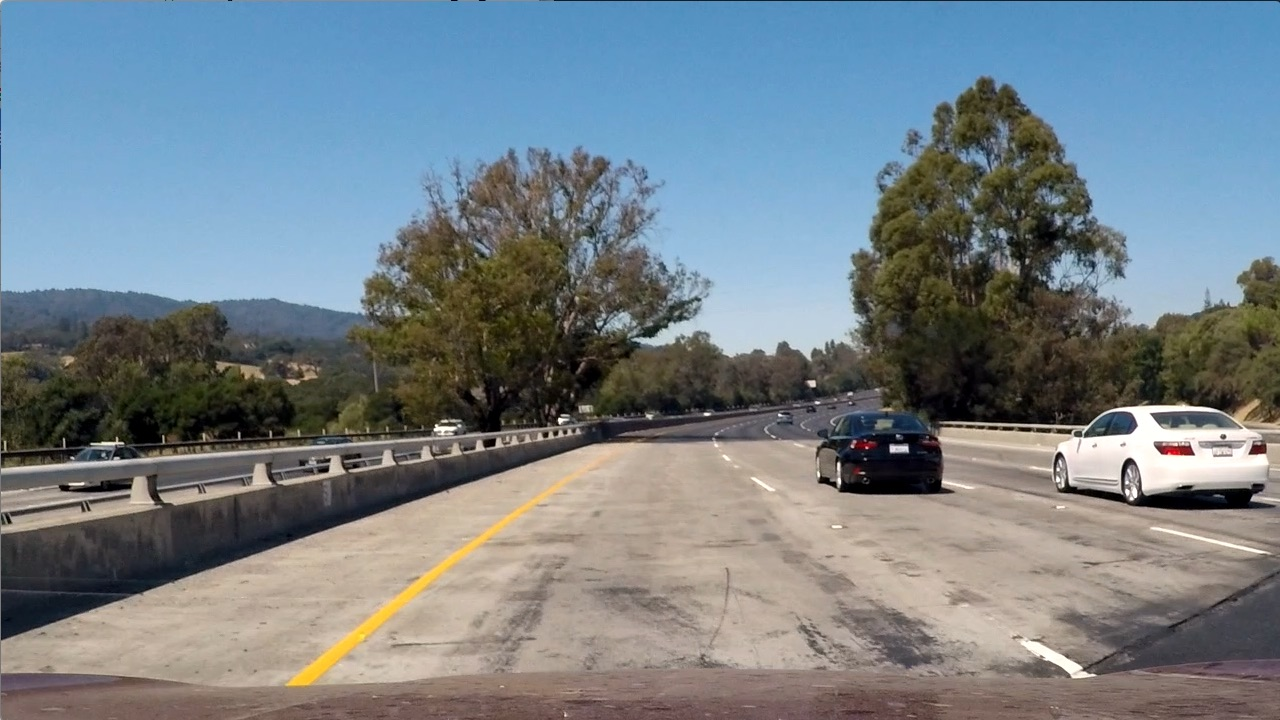
#> input picture test_images/test1.jpg, 1280 x 720 px; its folder holds only this picture in this run
$ jupyter execute --allow-errors image_gen-final.py.ipynb   (shell and % lines are left out)   (older library calls are emulated)
#> lines starting #> are read from the running program, lines starting #| are printed output that depends on the picture; after the words box and inside, x2 and y2 are one past the last pixel; in counts of white or black regions, pixels touching at a corner belong together
[cell 1]
## importing jupyter notebook as a module: https://stackoverflow.com/questions/20186344/ipynb-import-another-ipynb-file
import numpy as np
import cv2
import pickle
import glob

[cell 2]
# https://wayhome25.github.io/cs/2017/04/04/cs-04/
# https://stackoverflow.com/questions/13906623/using-pickle-dump-typeerror-must-be-str-not-bytes
'''
def pickle_dump(dict_name,file_name):
    f = open(file_name,'wb')
    pickle.dump(dict_name,f)
    f.close()

import pickle
mailbox = {'sarah':'lee','seok':'lee'}
pickle_dump(mailbox,'dict.txt')

'''

dist_pickle = pickle.load(open('calibration_pickle.p','rb'))
#> (reads calibration_pickle.p from the repository)
#> further down, img is the input picture: shape (720, 1280, 3); mean B, G, R 135.5, 128.7, 117.5

[cell 3]
# checking data type and the contents of data
print(dist_pickle)
type(dist_pickle)

[cell 4]
# how to extract data from dict data type in python:
# https://stackoverflow.com/questions/5404665/accessing-elements-of-python-dictionary-by-index
mtx = dist_pickle['mtx']
dist = dist_pickle['dist']

[cell 5]
# play list number 14:27
# https://www.youtube.com/watch?v=vWY8YUayf9Q&feature=youtu.be

[cell 6]
# https://classroom.udacity.com/nanodegrees/nd013-ent/parts/f114da49-70ce-4ebe-b88c-e0ab576aed25/modules/37588c52-f496-4568-898e-651cbd0e8fc1/lessons/4883b3e6-1679-48d3-8fa3-b5893659d657/concepts/e6115672-155d-4c10-b640-fe20a4f4b0a6
# sobel extraction:
'''
https://blog.naver.com/roboholic84/220482877717
https://iskim3068.tistory.com/49 # sobel,kenny, prewitt, robert, etc.
https://076923.github.io/posts/Python-opencv-14/


sobel = cv2.Sobel(gray, cv2.CV_8U, 1, 0, 3)
cv2.Sobel(grayscale image, accuracy, x direction derivative, y direction derivative, kernel size)
cv2.Sobel(그레이스케일 이미지, 정밀도, x방향 미분, y방향 미분, 커널, 배율, 델타, 픽셀 외삽법)를 이용하여 가장자리 검출을 적용합니다.

정밀도는 결과 이미지의 이미지 정밀도를 의미합니다. 정밀도에 따라 결과물이 달라질 수 있습니다.

x 방향 미분은 이미지에서 x 방향으로 미분할 값을 설정합니다.

y 방향 미분은 이미지에서 y 방향으로 미분할 값을 설정합니다.

커널은 소벨 커널의 크기를 설정합니다. 1, 3, 5, 7의 값을 사용합니다.

배율은 계산된 미분 값에 대한 배율값입니다.

'''
def abs_sobel_thresh(img,orient='x',sobel_kernel=3,thresh=(0,255)):
    # calculate directional gradient
    gray = cv2.cvtColor(img,cv2.COLOR_RGB2GRAY)
    if orient =='x':
        abs_sobel = np.absolute(cv2.Sobel(gray,cv2.CV_64F,1,0,ksize = sobel_kernel))
    if orient == 'y':
        abs_sobel = np.absolute(cv2.Sobel(gray,cv2.CV_64F,0,1,ksize = sobel_kernel))
# normalization
    scaled_sobel = np.uint8(255*abs_sobel/np.max(abs_sobel))
# numpy.zeros_like is the same as zeros in matlab: https://www.geeksforgeeks.org/numpy-zeros_like-python/
    binary_output = np.zeros_like(scaled_sobel)
# if scaled_sobel>=0 and scaled_sobel<=255, then set to 1
    binary_output[(scaled_sobel>=thresh[0])&(scaled_sobel<=thresh[1])] = 1
    return binary_output

[cell 7]
# maginitude based gradient check
# https://classroom.udacity.com/nanodegrees/nd013-ent/parts/f114da49-70ce-4ebe-b88c-e0ab576aed25/modules/37588c52-f496-4568-898e-651cbd0e8fc1/lessons/4883b3e6-1679-48d3-8fa3-b5893659d657/concepts/78be8208-1af0-4cb4-8a60-2d904b696449

def mag_thresh(image,sobel_kernel = 3,mag_thresh =(0,255)):
    gray = cv2.cvtColor(img,cv2.COLOR_RGB2GRAY)
    sobelx = cv2.Sobel(gray,cv2.CV_64F,1,0,ksize = sobel_kernel)
    sobely = cv2.Sobel(gray,cv2.CV_64F,0,1,ksize = sobel_kernel)
    gradmag = np.sqrt(sobelx**2,sobely**2)
    scale_factor = np.max(gradmag)/255
    gradmag = (gradmag/scale_factor).astype(np.uint8)
    binary_output = np.zeros_like(gradmag)
    binary_output[(gradmag >= mag_thresh[0]) & (gradmag <= mag_thresh[1])] = 1
    return binary_output

[cell 8]
# directional gradient check:
# https://classroom.udacity.com/nanodegrees/nd013-ent/parts/f114da49-70ce-4ebe-b88c-e0ab576aed25/modules/37588c52-f496-4568-898e-651cbd0e8fc1/lessons/4883b3e6-1679-48d3-8fa3-b5893659d657/concepts/d9ad4008-6744-4dc1-803d-e43a67cc050f

def dir_threshold(image, sobel_kernel = 3, thresh = (0,np.pi/2)):
    # calculate gradient direction
    gray = cv2.cvtColor(img,cv2.COLOR_RGB2GRAY)
    sobelx = cv2.Sobel(gray,cv2.CV_64F,1,0,ksize = sobel_kernel)
    sobely = cv2.Sobel(gray,cv2.CV_64F,0,1,ksize = sobel_kernel)
    with np.errstate(divide='ignore',invalid='ignore'):
        absgraddir = np.absolute(np.arctan(sobely/sobelx))
        binary_output = np.zeros_like(absgraddir)
        #apply threshold
        binary_output[(absgraddir >= thresh[0])&(absgraddir <= thresh[1])]=1
    return binary_output

[cell 9]
## colar threshold:
## https://classroom.udacity.com/nanodegrees/nd013-ent/parts/f114da49-70ce-4ebe-b88c-e0ab576aed25/modules/37588c52-f496-4568-898e-651cbd0e8fc1/lessons/4883b3e6-1679-48d3-8fa3-b5893659d657/concepts/d7542ed8-36ce-4407-bd0a-4a38d17d2325

def color_threshold(image,sthresh = (0,255),vthresh = (0,255)):
    hls = cv2.cvtColor(image,cv2.COLOR_RGB2HLS)
    s_channel = hls[:,:,2]
    s_binary = np.zeros_like(s_channel)
    s_binary[(s_channel >= sthresh[0])&(s_channel <= sthresh[1])] = 1

    hsv = cv2.cvtColor(image,cv2.COLOR_RGB2HSV)
    v_channel = hsv[:,:,2]
    v_binary = np.zeros_like(v_channel)
    v_binary[(v_channel >=vthresh[0])&(v_channel <= vthresh[1])] = 1

    output = np.zeros_like(s_channel)
    output[(s_binary ==1)&(v_binary ==1)] = 1
    return output

[cell 10]
def window_mask(width,height,img_ref,center,level):
    output = np.zeros_like(img_ref)
    output[int(img_ref.shape[0]-(level+1)*height):int(img_ref.shape[0]-level*height),max(0,int(center-width)):min(int(center+width),img_ref.shape[1])] = 1
    return output

[cell 11]
## make a list of test images
## https://wikidocs.net/83
'''
import glob
glob.glob('*.*')
['INSTALL.LOG', 'LICENSE.txt', 'NEWS.txt', 'py.ico', 'pyc.ico',
'pycon.ico', 'python.exe', 'pythonw.exe', 'readme.txt',
'UNWISE.EXE', 'w9xpopen.exe']
glob.glob('*.txt')
['LICENSE.txt', 'NEWS.txt', 'readme.txt']

'''

images = glob.glob('test_images/test*.jpg')

#> (a cell that did not finish here is left out)

#> `gradx = abs_sobel_thresh(img, orient = 'x', thresh =(12,255))`:
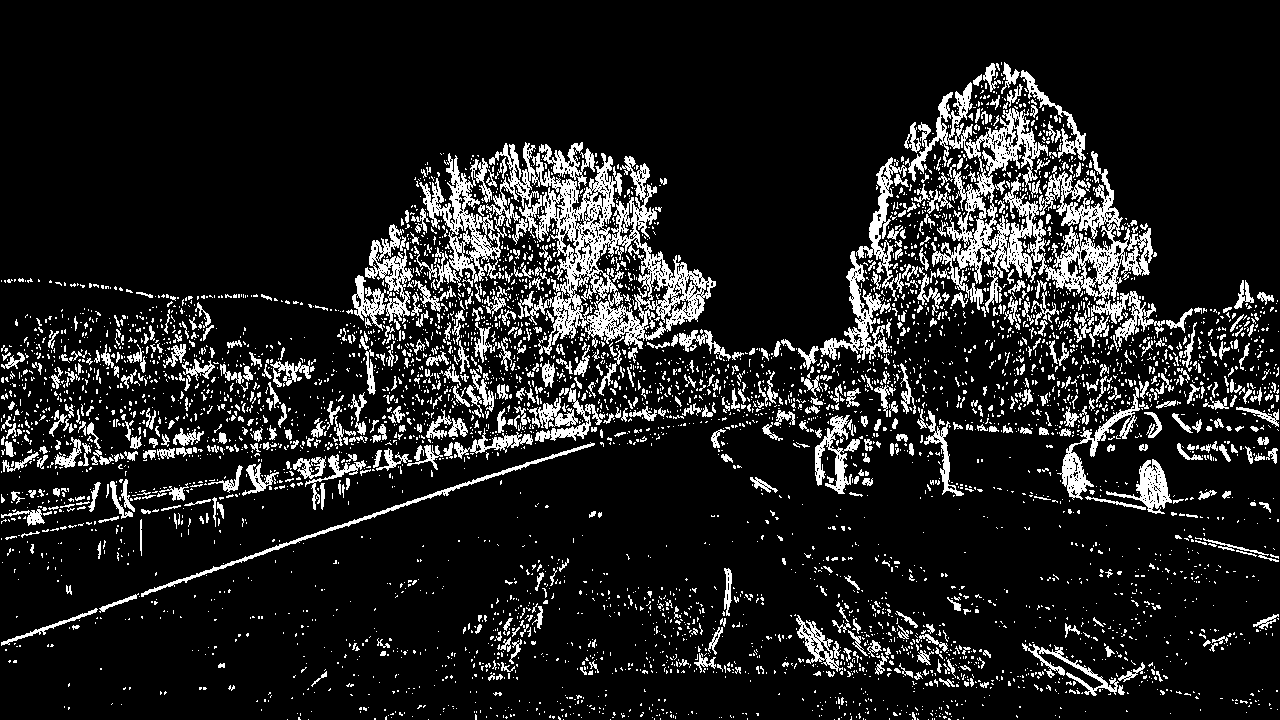
#> gradx: shape (720, 1280); values 0 (black) and 1 (white), 12.7% white in thin lines or dots
    grady = abs_sobel_thresh(img, orient = 'y', thresh =(25,255))
#> `grady = abs_sobel_thresh(img, orient = 'y', thresh =(25,255))`: grady: shape (720, 1280); values 0 (black) and 1 (white), 8.4% white; 3931 white regions (3493 under 20 px), largest, box (x1, y1, x2, y2) and area: (0, 395, 880, 646) 15545, (0, 449, 393, 541) 5691, (931, 400, 1280, 447) 3982
    c_binary = color_threshold(img, sthresh = (100,255), vthresh = (50,255))
#> in color_threshold, `hls = cv2.cvtColor(image,cv2.COLOR_RGB2HLS)`: hls: shape (720, 1280, 3); mean of channels 0, 1, 2 68.6, 128, 74
#> in color_threshold, `hsv = cv2.cvtColor(image,cv2.COLOR_RGB2HSV)`: hsv: shape (720, 1280, 3); mean H, S, V 68.6, 76.4, 150.4
#> `c_binary = color_threshold(img, sthresh = (100,255), vthresh = (50,255))`: c_binary: shape (720, 1280); values 0 (black) and 1 (white), 34.4% white; 521 white regions (441 under 20 px), largest, box (x1, y1, x2, y2) and area: (0, 0, 1280, 312) 289471, (1069, 407, 1280, 495) 7443, (265, 446, 622, 703) 6331
    preprocessImage[((gradx == 1)&(grady == 1)|(c_binary == 1))] = 255

    mag_binary = mag_thresh(img, sobel_kernel=ksize, mag_thresh=(0, 255))
#> in mag_thresh, `sobely = cv2.Sobel(gray,cv2.CV_64F,0,1,ksize = sobel_kernel)`:
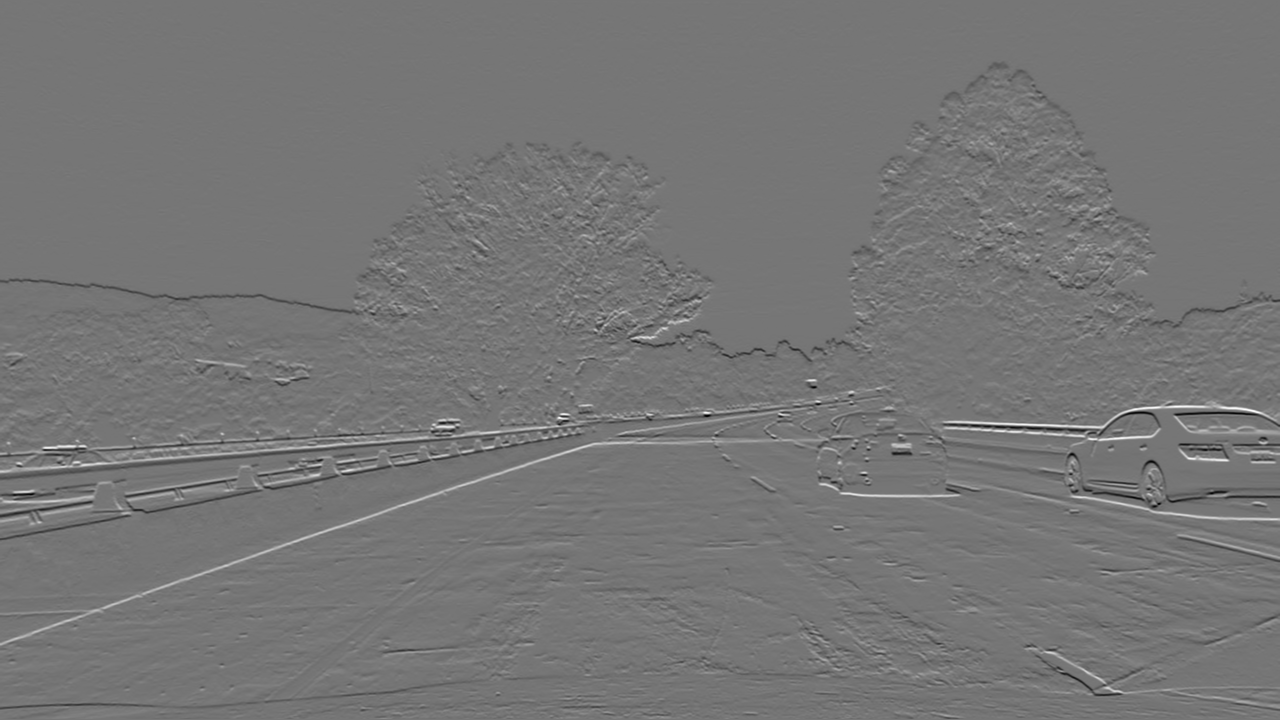
#> sobely: shape (720, 1280) float64; min -686, max 793, mean -0.6; drawn with min black and max white
#> in mag_thresh, `scale_factor = np.max(gradmag)/255`: scale_factor = 3.13
#> `mag_binary = mag_thresh(img, sobel_kernel=ksize, mag_thresh=(0, 255))`: mag_binary: shape (720, 1280); every value is 1
    dir_binary = dir_threshold(img, sobel_kernel=ksize, thresh=(0, np.pi/2))
#> `dir_binary = dir_threshold(img, sobel_kernel=ksize, thresh=(0, np.pi/2))`:
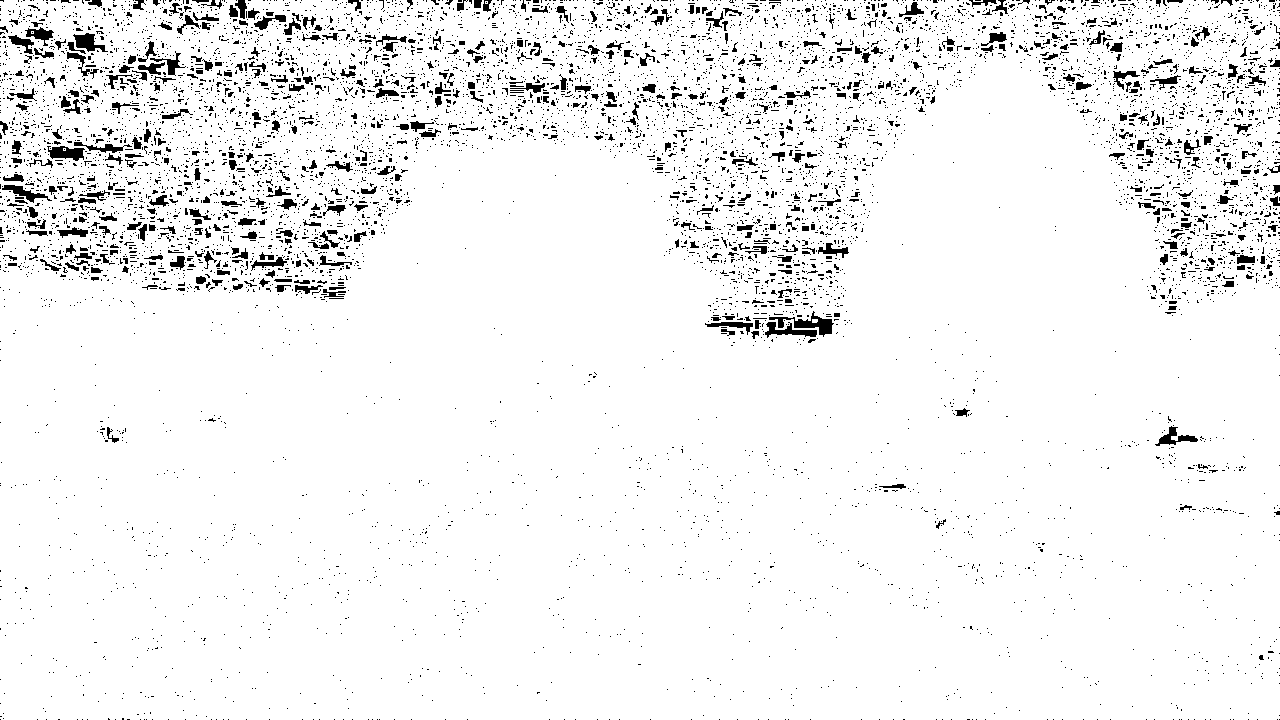
#> dir_binary: shape (720, 1280) float64; values 0 (black) and 1 (white), 94.7% white; 8698 black regions (8171 under 20 px), largest, box (x1, y1, x2, y2) and area: (769, 311, 834, 337) 528, (47, 146, 85, 161) 367, (765, 322, 817, 338) 357
#> `warped = cv2.warpPerspective(preprocessImage, M, img_size, flags=cv2.I..`:
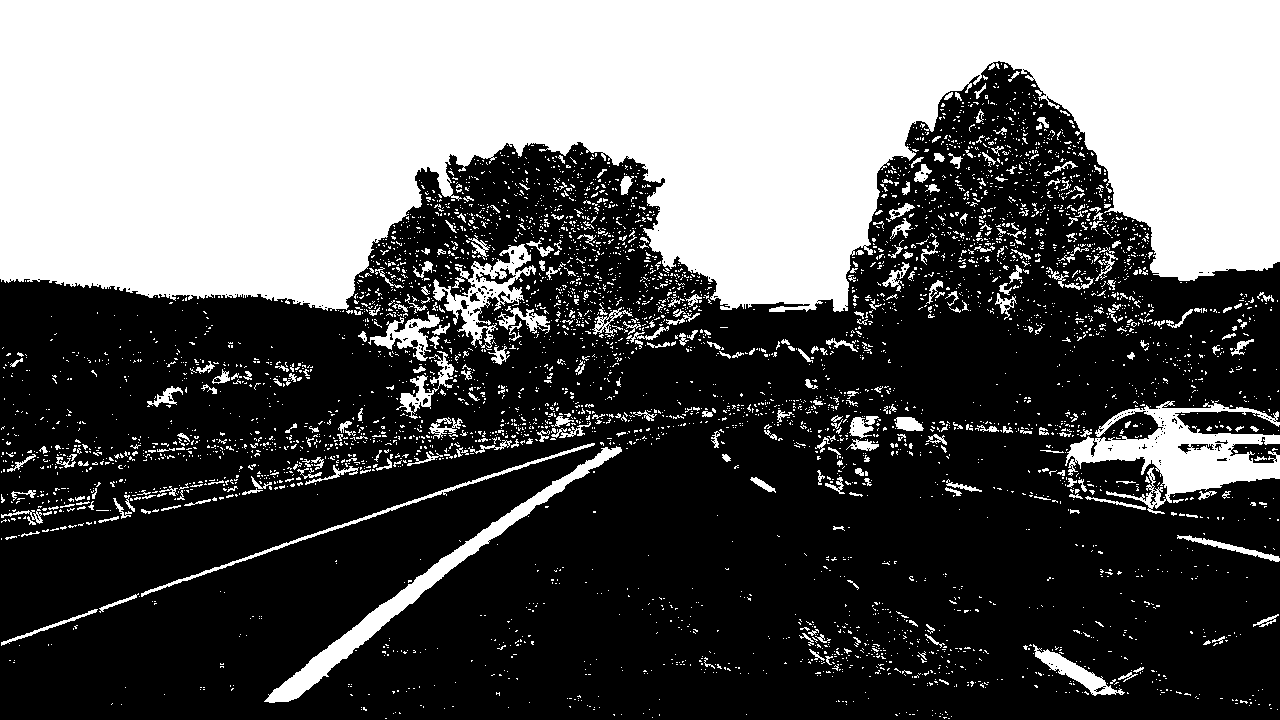
#> preprocessImage: shape (720, 1280); 38.1% white; 4821 white regions (4462 under 20 px), largest, box (x1, y1, x2, y2) and area: (0, 0, 1280, 312) 290583, (1065, 400, 1280, 514) 9522, (264, 446, 622, 703) 6341

    #preprocessImage[((gradx == 1)&(grady == 1)|(mag_binary == 1) & (dir_binary == 1)|(c_binary == 1))] = 255

    img_size =(img.shape[1],img.shape[0])
    bot_width = .76
    mid_width = .08
    height_pct= .62
    bottom_trim= .935


    offset = img_size[0]*.25
    src = np.float32([[img.shape[1]*(.5-mid_width/2),img.shape[0]*height_pct],[img.shape[1]*(.5+mid_width/2),img.shape[0]*height_pct],[img.shape[1]*(.5+bot_width/2),img.shape[0]*bottom_trim],[img.shape[1]*(.5-bot_width/2),img.shape[0]*bottom_trim]])
    dst = np.float32([[offset, 0], [img_size[0]-offset, 0],[img_size[0]-offset, img_size[1]],[offset, img_size[1]]])

    M = cv2.getPerspectiveTransform(src, dst)
    Minv = cv2.getPerspectiveTransform(dst, src)
    warped = cv2.warpPerspective(preprocessImage, M, img_size, flags=cv2.INTER_LINEAR)

    window_width = 25
    window_height = 80

    #set up the overall class to do all the tracking
    '''
    https://classroom.udacity.com/nanodegrees/nd013-ent/parts/f114da49-70ce-4ebe-b88c-e0ab576aed25/modules/37588c52-f496-4568-898e-651cbd0e8fc1/lessons/150ec3c9-0005-4da4-99fb-d40780f7ccb6/concepts/2f928913-21f6-4611-9055-01744acc344f

    '''
    curve_centers = tracker(Mywindow_width = window_width, Mywindow_height = window_height, Mymargin = 25, My_ym = 37/720, My_xm = 3.7/640,Mysmooth_factor = 15)

    window_centroids = curve_centers.find_window_centroids(warped)


    # points used to draw all the left and right windows

    l_points = np.zeros_like(warped)
    r_points = np.zeros_like(warped)

    # points used to find the left and right lanes

    rightx = []
    leftx = []


    # Go through each level and draw the windows

    for level in range(0,len(window_centroids)):

        leftx.append(window_centroids[level][0])
        rightx.append(window_centroids[level][1])

        # window_mask is a function to draw window areas
        l_mask = window_mask(window_width, window_height, warped, window_centroids[level][0], level)
        r_mask = window_mask(window_width, window_height, warped, window_centroids[level][1], level)

        # add center value found in frame to the list of lane points per left,right


        # add graphic points from window mask here to total pixels found

        l_points[(l_points == 255)|((l_mask == 1))] = 255
        r_points[(r_points == 255)|((r_mask == 1))] = 255


    # [7 lines of commented-out code are left out]


    yvals = range(0,warped.shape[0])

    res_yvals = np.arange(warped.shape[0]-(window_height/2),0,-window_height)

    left_fit = np.polyfit(res_yvals,leftx,2)
    left_fitx = left_fit[0]*yvals*yvals + left_fit[1]*yvals + left_fit[2]
    left_fitx = np.array(left_fitx,np.int32)


    right_fit = np.polyfit(res_yvals,rightx,2)
    right_fitx = right_fit[0]*yvals*yvals + right_fit[1]*yvals + right_fit[2]
    right_fitx = np.array(right_fitx,np.int32)

    left_lane = np.array(list(zip(np.concatenate((left_fitx-window_width/2,left_fitx[::-1]+window_width/2),axis= 0),np.concatenate((yvals,yvals[::-1]),axis = 0))),np.int32)
    right_lane = np.array(list(zip(np.concatenate((right_fitx-window_width/2,right_fitx[::-1]+window_width/2),axis= 0),np.concatenate((yvals,yvals[::-1]),axis = 0))),np.int32)
    inner_lane = np.array(list(zip(np.concatenate((left_fitx+window_width/2,right_fitx[::-1]-window_width/2),axis = 0),np.concatenate((yvals,yvals[::-1]),axis = 0))),np.int32)

    road = np.zeros_like(img)
    road_bkg = np.zeros_like(img)
    cv2.fillPoly(road,[left_lane],color = [255,0,0])
    cv2.fillPoly(road,[right_lane],color = [0,0,255])
    cv2.fillPoly(road,[inner_lane],color = [0,255,0])

    cv2.fillPoly(road_bkg,[left_lane],color=[255,255,255])
    cv2.fillPoly(road_bkg,[right_lane],color = [255,255,255])

    #cv2.fillPoly(road_bkg,[left_lane],color=[255,0,0])
    #cv2.fillPoly(road_bkg,[right_lane],color = [0,0,255])

    road_warped = cv2.warpPerspective(road,Minv,img_size,flags = cv2.INTER_LINEAR)
    road_warped_bkg = cv2.warpPerspective(road_bkg,Minv,img_size,flags = cv2.INTER_LINEAR)

    base = cv2.addWeighted(img,1.0,road_warped_bkg,-1.0,0.0)
    result = cv2.addWeighted(base,1.0,road_warped,0.7,0.0)


    ym_per_pix = curve_centers.ym_per_pix
    xm_per_pix = curve_centers.xm_per_pix

    curve_fit_cr = np.polyfit(np.array(res_yvals,np.float32)*ym_per_pix,np.array(leftx,np.float32)*xm_per_pix,2)
    curverad = ((1+(2*curve_fit_cr[0]*yvals[-1]*ym_per_pix + curve_fit_cr[1])**2)**1.5) /np.absolute(2*curve_fit_cr[0])

    #calculate the offset of the car on the road

    camera_center = (left_fitx[-1] + right_fitx[-1])/2
    center_diff = (camera_center-warped.shape[1]/2)*xm_per_pix
    side_pos= 'left'
    if center_diff <= 0:
        side_pos = 'right'


    # draw the text showing curvature, offset, and speed

    cv2.putText(result,'Radius of Curvature = ' +str(round(curverad,3))+'(m)',(50,50),cv2.FONT_HERSHEY_SIMPLEX,1,(255,255,255),2)
    cv2.putText(result,'Vehicle is '+str(abs(round(center_diff,3)))+'m '+ side_pos+' of center',(50,100) , cv2.FONT_HERSHEY_SIMPLEX,1,(255,255,255),2)


    write_name = 'test_images/final'+str(idx)+'.jpg'

    cv2.imwrite(write_name,result)
